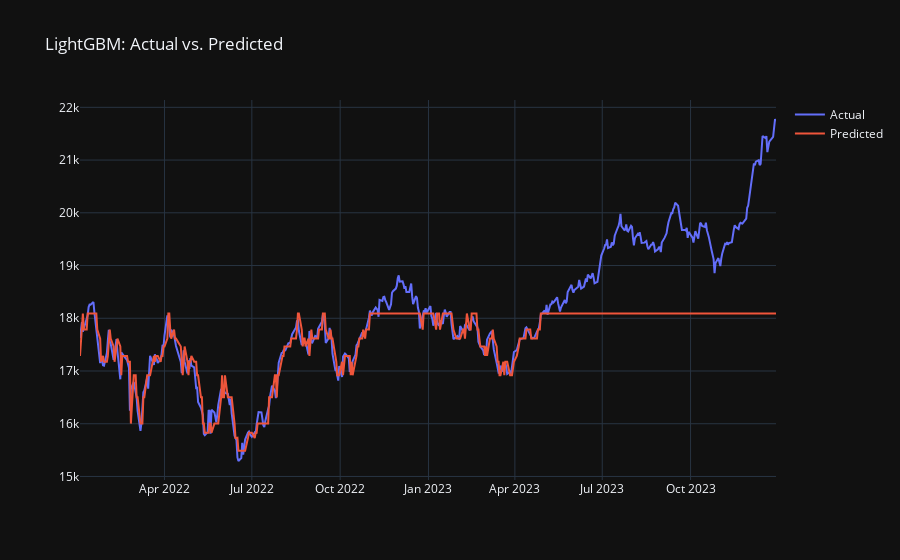

The notebook cell saved with this chart:
### Markdown cell above
### 7. LightGBM
A gradient-boosting framework that is known for its speed and accuracy.

### Code cell
import lightgbm as lgb
lgbm_model = lgb.LGBMRegressor(random_state=42)
lgbm_model.fit(X_train, y_train)
y_pred_lgbm = lgbm_model.predict(X_test)

results['LightGBM'] = {
    'MSE': mean_squared_error(y_test, y_pred_lgbm),
    'MAE': mean_absolute_error(y_test, y_pred_lgbm),
    'R2': r2_score(y_test, y_pred_lgbm)
}
print(f"LightGBM MSE: {results['LightGBM']['MSE']}")

# Plotting
fig = go.Figure()
fig.add_trace(go.Scatter(x=y_test.index, y=y_test, mode='lines', name='Actual'))
fig.add_trace(go.Scatter(x=y_test.index, y=y_pred_lgbm, mode='lines', name='Predicted'))
fig.update_layout(title='LightGBM: Actual vs. Predicted', template='plotly_dark')
fig.show()

### Figure 1 — Plotly figure (JSON) as saved in the notebook; plotly's stock layout.template omitted (floating-point values rounded to 4 significant figures; data arrays with more than 128 entries replaced by an {"elided": "..."} marker saying what was removed)
{"data": [{"mode": "lines", "name": "Actual", "type": "scatter", "x": {"elided": "493 str values"}, "y": {"elided": "493 float values"}}, {"mode": "lines", "name": "Predicted", "type": "scatter", "x": {"elided": "493 str values"}, "y": {"elided": "493 float values"}}], "layout": {"title": {"text": "LightGBM: Actual vs. Predicted"}}}
